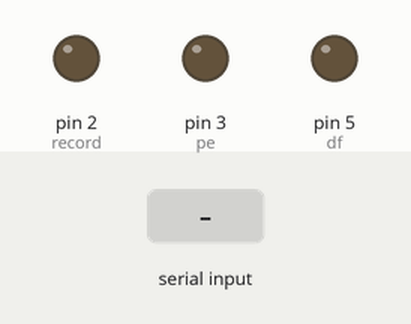
A sketch run on a simulated Arduino Uno, built with avr-gcc and run on an emulated ATmega328P. Shown: output pins drawn as LEDs (lit = HIGH). Inputs (shaded band) come from the test bench. What the sketch prints to the serial monitor is not drawn.

Above: at 1.2 s.
1.3 s: "p" received over Serial
At 1.51 s:
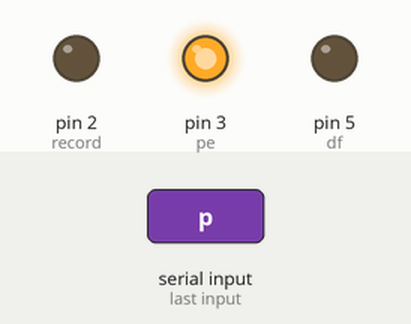
Timing chart, 0 to 4.3 s (numbered marks = the images above; inputs shaded):
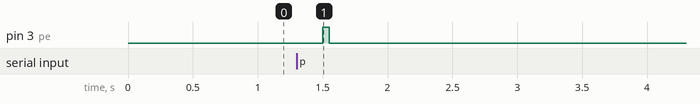

Measured:
- after the input at 1.3 s, pin 3 (pe): LOW → HIGH after 0.20 s, → LOW 0.05 s later

The sketch:

mic.ino
```cpp
int record = 2;
int pe = 3;
int df = 5;

int p = 10000; // 10 secs
int r = 10000;

void setup() {
    Serial.begin(9600);
    pinMode(record , OUTPUT);
    pinMode(pe , OUTPUT);
    pinMode(df , OUTPUT);
}

void loop() {
    // read from serial
    while (Serial.available() > 0) {
        char inChar = (char)Serial.read();
        if (inChar == 'p' || inChar == 'P') {
            digitalWrite(pe , HIGH);
            delay(50);
            digitalWrite(pe , LOW);
            delay(p);
            break;
        } else if (inChar == 'r' || inChar == 'R') {
            digitalWrite(record , HIGH);
            delay(r);
            digitalWrite(record , LOW);
        }
    }

    Serial.println("Enter r to record, p to play");
    delay(500);
}
```
